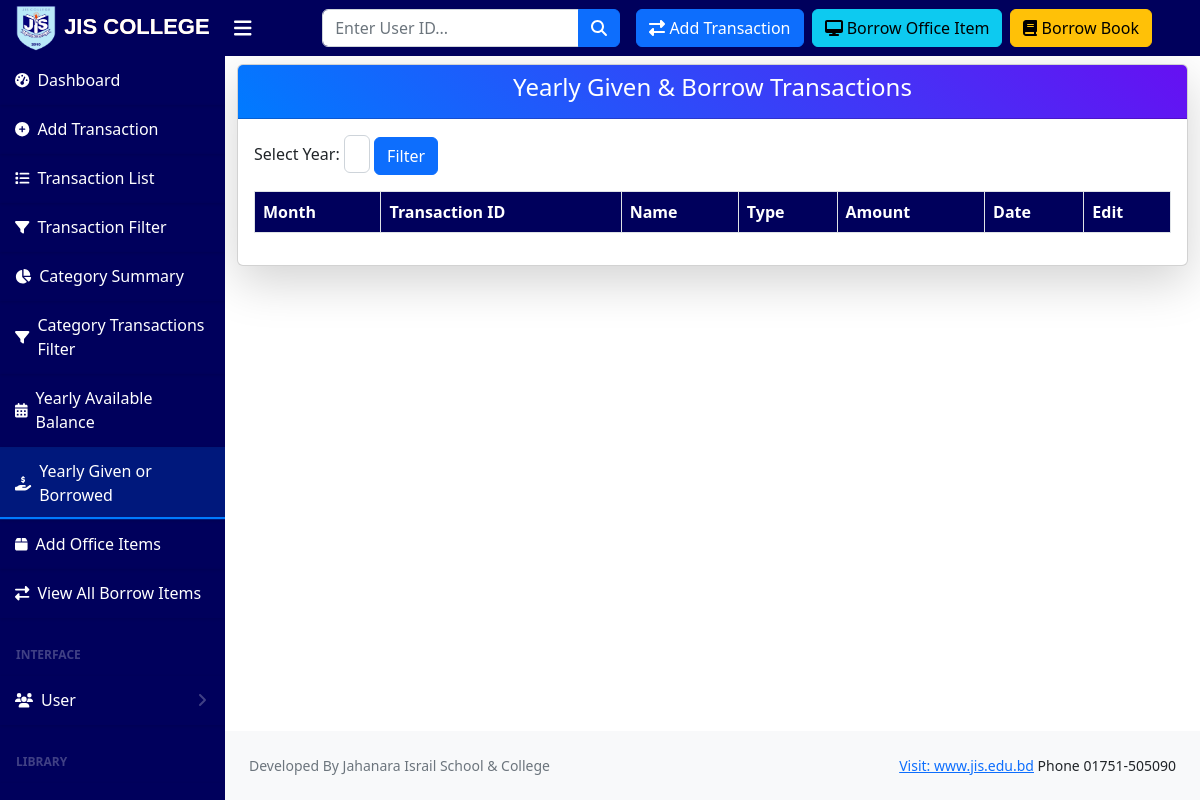
/yearly-given-borrow/ (signed in), run on an earlier commit of the app's database.
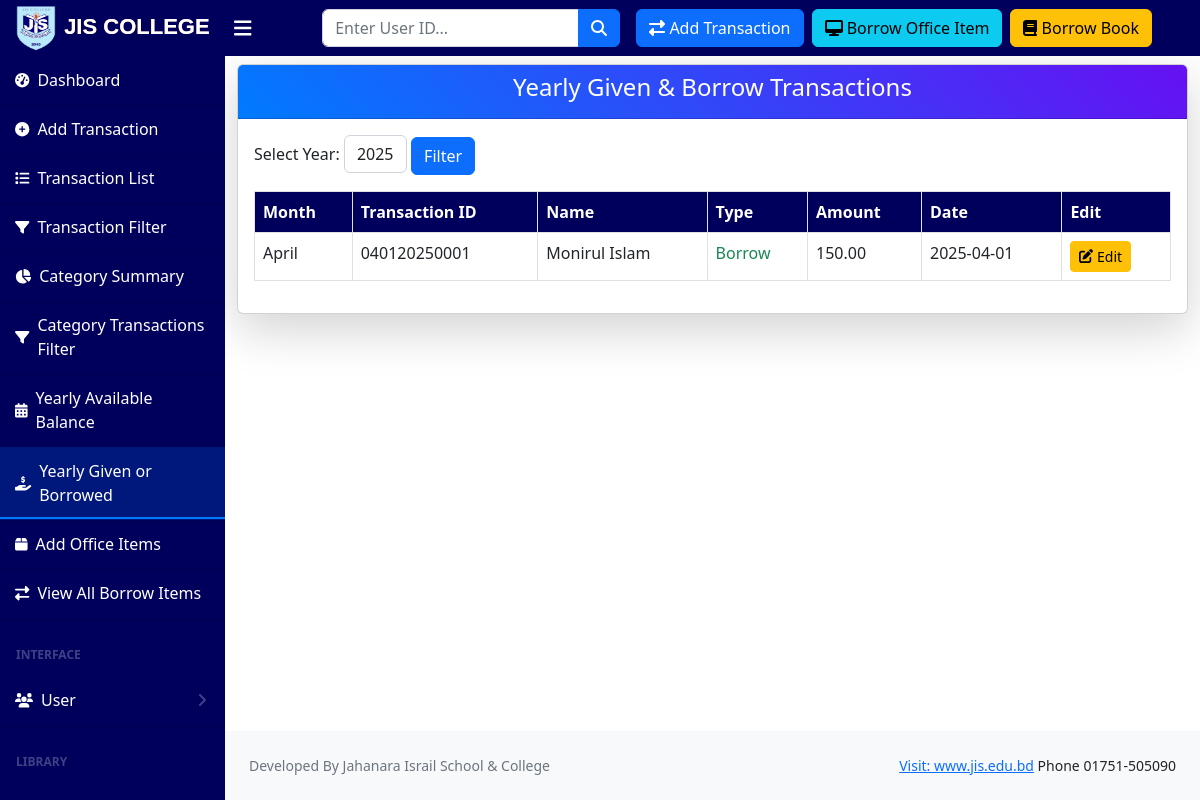
And on a later commit of the database.
### account/models.py (models this page shows, shortened)
class Transaction(models.Model):
    transaction_id = models.CharField(max_length=20, unique=True, editable=False)
    transaction_by = models.ForeignKey(User, on_delete=models.CASCADE)
    TRANSACTION_TYPES = [
        ('income', 'Income'),
        ('expense', 'Expense'),
        ('borrow', 'Borrow'),
        ('given', 'Given'),
    ]
    category = models.ForeignKey('TransactionCategory', on_delete=models.SET_NULL, null=True, blank=True)
    transaction_type = models.CharField(max_length=30, choices=TRANSACTION_TYPES, default='income')
    price = models.DecimalField(max_digits=10, decimal_places=2)
    description = RichTextField(null=True, blank=True)
    invoice_no = models.CharField(max_length=15, null=True, blank=True)
    invoice_id = models.CharField(max_length=15, null=True, blank=True)
    invoice_date = models.DateField(null=True, blank=True)
    check_no = models.CharField(max_length=15, null=True, blank=True)
    created_by = models.ForeignKey(User, on_delete=models.SET_NULL, null=True, blank=True, related_name="created_transactions")
    created_date = models.DateTimeField(auto_now_add=True)

### account/views.py (the view)
# urls.py: path('yearly-given-borrow/', yearly_given_borrow, name='yearly_given_borrow'),
@user_passes_test(lambda u: u.is_superuser or u.is_staff, login_url='login')
def yearly_given_borrow(request):
    available_years = Transaction.objects.filter(transaction_type__in=['given', 'borrow']).dates('created_date', 'year', order='DESC').distinct()
    available_years = [year.year for year in available_years]
    selected_year = request.GET.get('year', available_years[0] if available_years else datetime.now().year)
    selected_year = int(selected_year)
    monthly_transactions = []
    for month in range(1, 13):
        transactions = Transaction.objects.filter(
            transaction_type__in=['given', 'borrow'],
            created_date__year=selected_year,
            created_date__month=month
        ).select_related('transaction_by')  # Fetch related User objects
        monthly_transactions.append({
            'month': datetime(selected_year, month, 1).strftime('%B'),
            'transactions': transactions
        })
    context = {
        'selected_year': selected_year,
        'monthly_transactions': monthly_transactions,
        'available_years': available_years
    }
    return render(request, 'transactions/yearly_given_borrow.html', context)

### templates/transactions/yearly_given_borrow.html (shortened to what this page needs)
{% extends 'base.html' %}
{% block content %}
<div class="container mt-2">
    <div class="card shadow-lg">
        <div class="card-header text-white text-center" style="background: linear-gradient(45deg, #007bff, #6610f2);">
            <h4>Yearly Given & Borrow Transactions</h4>
        </div>
        <div class="card-body">
            <form method="get" class="mb-3">
                <label for="year" class="form-label">Select Year:</label>
                <select name="year" id="year" class="form-control w-auto d-inline-block">
                    {% for year in available_years %}
                        <option value="{{ year }}" {% if year == selected_year %}selected{% endif %}>{{ year }}</option>
                    {% endfor %}
                </select>
                <button type="submit" class="btn btn-primary">Filter</button>
            </form>
            <div class="table-responsive">
                <table class="table table-bordered">
                    <thead class="bg-dark text-white">
                        <tr>
                            <th>Month</th>
                            <th>Transaction ID</th>
                            <th>Name</th>
                            <th>Type</th>
                            <th>Amount</th>
                            <th>Date</th>
                            <th>Edit</th>
                        </tr>
                    </thead>
                    <tbody>
                        {% for month_data in monthly_transactions %}
                            {% for transaction in month_data.transactions %}
                                <tr>
                                    <td>{{ month_data.month }}</td>
                                    <td>{{ transaction.transaction_id }}</td>
                                    <td>{{ transaction.transaction_by.first_name }} {{ transaction.transaction_by.last_name }}</td>
                                    <td class="{% if transaction.transaction_type == 'given' %}text-danger{% else %}text-success{% endif %}">
                                        {{ transaction.transaction_type|title }}
                                    </td>
                                    <td>{{ transaction.price }}</td>
                                    <td>{{ transaction.created_date|date:"Y-m-d" }}</td>
                                    <td>
                                        <a href="{% url 'edit_transaction' transaction.id %}" class="btn btn-sm btn-warning">
                                            <i class="fas fa-edit"></i> Edit
                                        </a>
                                    </td>
                                </tr>
                            {% endfor %}
                        {% empty %}
                            <tr>
                                <td colspan="6" class="text-center">No transactions found for the selected year.</td>
                            </tr>
                        {% endfor %}
                    </tbody>
                </table>
            </div>
        </div>
    </div>
</div>
{% endblock content %}

What changed in the data, as far as the page shows it:
now on this page (row edited): Transaction: month "April"
Also different on the page:
form field year: (not shown) → "2025"
